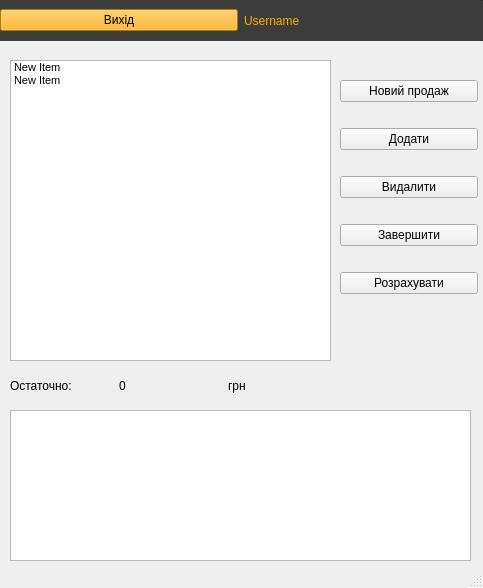
<?xml version="1.0" encoding="UTF-8"?>
<ui version="4.0">
 <class>MainWindow</class>
 <widget class="QMainWindow" name="MainWindow">
  <property name="geometry">
   <rect>
    <x>0</x>
    <y>0</y>
    <width>483</width>
    <height>588</height>
   </rect>
  </property>
  <property name="sizePolicy">
   <sizepolicy hsizetype="Expanding" vsizetype="Preferred">
    <horstretch>20</horstretch>
    <verstretch>0</verstretch>
   </sizepolicy>
  </property>
  <property name="sizeIncrement">
   <size>
    <width>20</width>
    <height>0</height>
   </size>
  </property>
  <property name="windowTitle">
   <string>POS IOO</string>
  </property>
  <property name="styleSheet">
   <string notr="true">font: 10pt &quot;Calibri&quot;;
</string>
  </property>
  <widget class="QWidget" name="centralwidget">
   <widget class="QListWidget" name="sale_line_items_view">
    <property name="geometry">
     <rect>
      <x>10</x>
      <y>60</y>
      <width>321</width>
      <height>301</height>
     </rect>
    </property>
    <property name="styleSheet">
     <string notr="true">font: 8pt;</string>
    </property>
    <item>
     <property name="text">
      <string>New Item</string>
     </property>
    </item>
    <item>
     <property name="text">
      <string>New Item</string>
     </property>
    </item>
   </widget>
   <widget class="QFrame" name="frame">
    <property name="geometry">
     <rect>
      <x>0</x>
      <y>0</y>
      <width>491</width>
      <height>41</height>
     </rect>
    </property>
    <property name="sizePolicy">
     <sizepolicy hsizetype="Preferred" vsizetype="Expanding">
      <horstretch>0</horstretch>
      <verstretch>0</verstretch>
     </sizepolicy>
    </property>
    <property name="minimumSize">
     <size>
      <width>381</width>
      <height>0</height>
     </size>
    </property>
    <property name="maximumSize">
     <size>
      <width>16777215</width>
      <height>16777215</height>
     </size>
    </property>
    <property name="sizeIncrement">
     <size>
      <width>20</width>
      <height>0</height>
     </size>
    </property>
    <property name="styleSheet">
     <string notr="true">background-color: rgb(60, 60, 60);</string>
    </property>
    <property name="frameShape">
     <enum>QFrame::StyledPanel</enum>
    </property>
    <property name="frameShadow">
     <enum>QFrame::Raised</enum>
    </property>
    <widget class="QWidget" name="horizontalLayoutWidget">
     <property name="geometry">
      <rect>
       <x>0</x>
       <y>0</y>
       <width>481</width>
       <height>41</height>
      </rect>
     </property>
     <layout class="QHBoxLayout" name="horizontalLayout">
      <item>
       <widget class="QPushButton" name="exit_button">
        <property name="styleSheet">
         <string notr="true">background-color: rgb(255, 170, 0);</string>
        </property>
        <property name="text">
         <string>Вихід</string>
        </property>
       </widget>
      </item>
      <item>
       <widget class="QLabel" name="username_label">
        <property name="styleSheet">
         <string notr="true">color: rgb(255, 170, 0);</string>
        </property>
        <property name="text">
         <string>Username</string>
        </property>
       </widget>
      </item>
     </layout>
    </widget>
   </widget>
   <widget class="QWidget" name="verticalLayoutWidget">
    <property name="geometry">
     <rect>
      <x>340</x>
      <y>60</y>
      <width>138</width>
      <height>254</height>
     </rect>
    </property>
    <layout class="QVBoxLayout" name="verticalLayout">
     <item>
      <widget class="QPushButton" name="make_new_sale_button">
       <property name="text">
        <string>Новий продаж</string>
       </property>
      </widget>
     </item>
     <item>
      <widget class="QPushButton" name="enter_item_button">
       <property name="text">
        <string>Додати</string>
       </property>
      </widget>
     </item>
     <item>
      <widget class="QPushButton" name="delete_item_button">
       <property name="text">
        <string>Видалити</string>
       </property>
      </widget>
     </item>
     <item>
      <widget class="QPushButton" name="end_sale_button">
       <property name="text">
        <string>Завершити</string>
       </property>
      </widget>
     </item>
     <item>
      <widget class="QPushButton" name="make_payment_button">
       <property name="text">
        <string>Розрахувати</string>
       </property>
      </widget>
     </item>
    </layout>
   </widget>
   <widget class="QWidget" name="horizontalLayoutWidget_2">
    <property name="geometry">
     <rect>
      <x>10</x>
      <y>370</y>
      <width>321</width>
      <height>31</height>
     </rect>
    </property>
    <layout class="QHBoxLayout" name="horizontalLayout_2">
     <item>
      <widget class="QLabel" name="label">
       <property name="text">
        <string>Остаточно:</string>
       </property>
      </widget>
     </item>
     <item>
      <widget class="QLabel" name="total_price_label">
       <property name="text">
        <string>0</string>
       </property>
      </widget>
     </item>
     <item>
      <widget class="QLabel" name="label_3">
       <property name="text">
        <string>грн</string>
       </property>
      </widget>
     </item>
    </layout>
   </widget>
   <widget class="QTextBrowser" name="dialog">
    <property name="geometry">
     <rect>
      <x>10</x>
      <y>410</y>
      <width>461</width>
      <height>151</height>
     </rect>
    </property>
   </widget>
  </widget>
  <widget class="QStatusBar" name="statusbar"/>
 </widget>
 <resources/>
 <connections/>
</ui>
